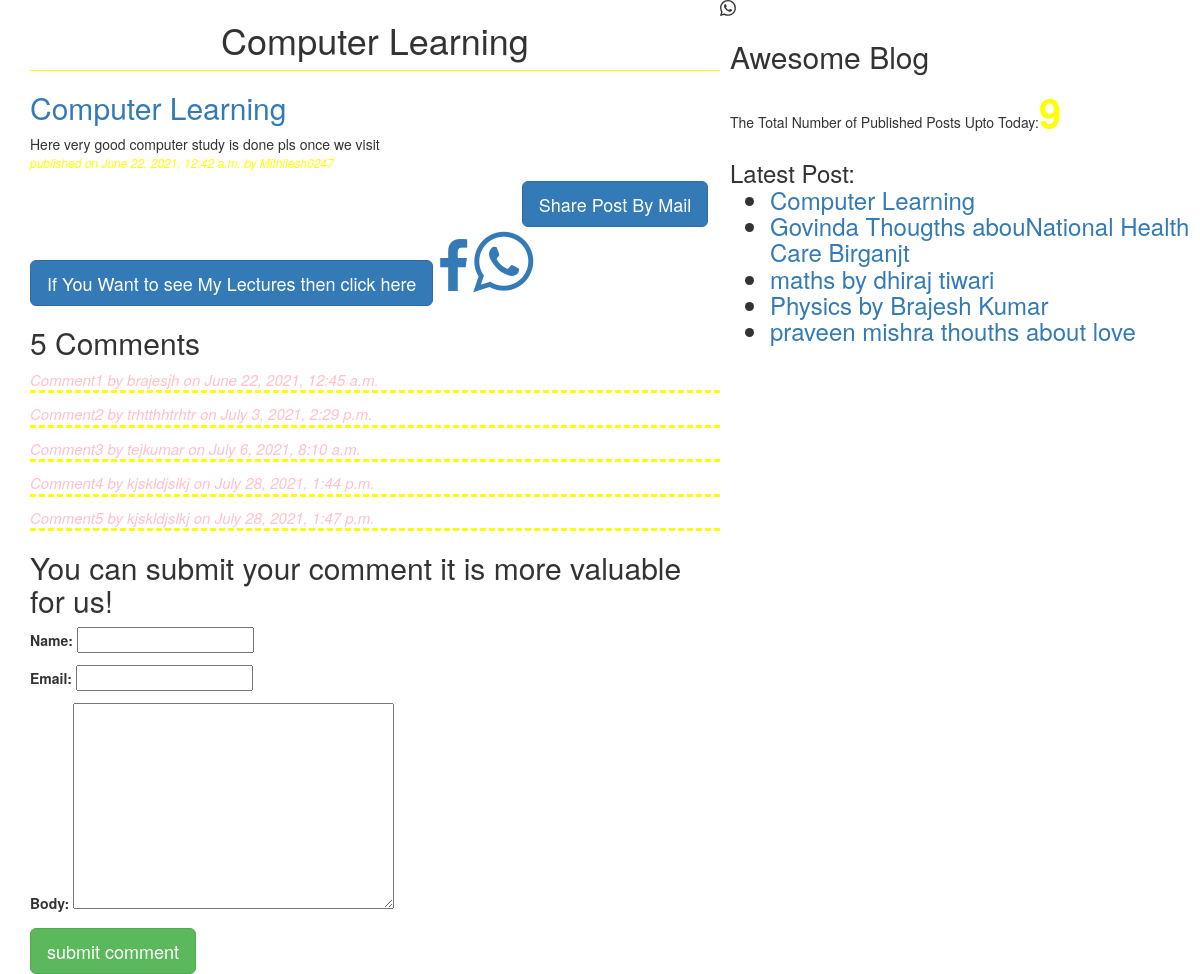
The app's page /2021/06/22/computer-learning/ with its own data.
### blogapp/models.py (models this page shows, shortened)
class Post(models.Model):
	STATUS_CHOICES=(('draft','Draft'),('published','Published'))
	title=models.CharField(max_length=256)
	slug=models.SlugField(max_length=264,unique_for_date='publish')
	author=models.ForeignKey(User,related_name='blog_posts',on_delete=models.CASCADE,)
	body=models.TextField()
	publish=models.DateTimeField(default=timezone.now)
	created=models.DateTimeField(auto_now_add=True)
	updated=models.DateTimeField(auto_now=True)
	status=models.CharField(max_length=10,choices=STATUS_CHOICES,default='draft')
	objects=CustomManager()
	tags=TaggableManager()
	class Meta:
		ordering=('-publish',)
	def get_absolute_url(self):
	    return reverse('post_detail',args=[self.publish.year,
	    self.publish.strftime('%m'),self.publish.strftime('%d'),self.slug])

class Comment(models.Model):
	post=models.ForeignKey(Post,related_name='comments',on_delete=models.CASCADE,)
	name=models.CharField(max_length=36)
	email=models.EmailField()
	body=models.TextField()
	created=models.DateTimeField(auto_now_add=True)
	updated=models.DateTimeField(auto_now=True)
	active=models.BooleanField(default=True)

### blogapp/views.py (the view)
def post_detail_view(request,year,month,day,post):
    post=get_object_or_404(Post,slug=post,
    	                        status='published',
    	                        publish__year=year,
    	                        publish__month=month,
    	                        publish__day=day)
    comments=post.comments.filter(active=True)
    csubmit=False
    if request.method=='POST':
    	form=CommentForm(request.POST)
    	if form.is_valid():
    		new_comment=form.save(commit=False)
    		new_comment.post=post
    		new_comment.save()
    		csubmit=True;
    else:
        form=CommentForm()
    return render(request,'detail.html',{'post':post,'form':form,
        'csubmit':csubmit,'comments':comments})

### blogapp/forms.py
class CommentForm(forms.ModelForm):
	class Meta:
		model=Comment
		fields=('name','email','body')

### blogapp/templatetags/blog_tags.py (called while the page is built)
@register.simple_tag
def total_posts():
	return  Post.objects.count()

@register.inclusion_tag('latestpost.html')
def show_latest_posts():
    latest_posts=Post.objects.order_by('-publish')[:5]
    return{'latest_posts':latest_posts}

### blogapp/templates/detail.html (shortened to what this page needs)
{%extends 'base.html'%}
{%block content%}
{%load static%}
<h1>{{post.title}}</h1>
<a href=""><h2>{{post.title}}</h2></a>
{{post.body}}
<p id="date">published on {{post.publish}} by {{post.author|title}}</p>
<div class="container" align="center">
	<a href="/{{post.id}}/share" class="btn btn-primary btn-lg" >Share Post By Mail</a>
</div>
<a href="https://www.youtube.com/channel/UCSHosDak3ESWIK1hT70GOJg/videos" class="btn btn-primary btn-lg">If You Want to see My Lectures then click here</a>
<a href="https://www.facebook.com/mithileshcspandey" class="fa fa-facebook fa-4x"></a>
<a href="https://api.whatsapp.com/send?phone=7903598027" class="fa fa-whatsapp fa-5x" aria-hidden="false"></a>
{% with comments.count as comments_count%}
<h2>{{comments_count}} Comment{{comments_count|pluralize}}</h2>
{%endwith%}
{% if comments %}
{%for comment in comments%}
<p id="ch">Comment{{forloop.counter}} by {{comment.name}} on {{comment.created}}</p>
{%endfor%}
{%else%}
<p>There are no Comments Yet|</p>
{%endif%}
{%if csubmit %}
<h2>Your comments added successfully</h2>
{%else%}
<h2> You can submit your comment it is more valuable for us!</h2>
<form method="POST">
	{{form.as_p}}
	<input type="submit" class="btn btn-success btn-lg" value="submit comment">
</form>
	{%endif%}
{%endblock%}

### blogapp/templates/latestpost.html
<ul>
	{%load static%}
	{% for post in latest_posts%}
	<li><a href="{{post.get_absolute_url}}">{{post.title}}</a></li>
	{%endfor%}
</ul>

### blogapp/static/blog.css (style rules this page uses)
h1 { text-align: center; border-bottom:1px solid yellow; padding-bottom:10px; }
#date { color: yellow; font-size: 12px; font-style: italic; }
#ch { color: pink; font-size:15px; font-style: italic; border-bottom:3px dashed yellow; }
body { background: url("https://www.zekardo.com/static/images_latest/banner-car.png"); background-repeat: no-repeat; background-size: auto; }

### records on screen
Post: title "Computer Learning", body "Here very good computer study is done pls once we visit", publish "June 22, 2021, 12:42 a.m.", author "Mithilesh0247"
Comment: name "brajesjh", created "June 22, 2021, 12:45 a.m."
Comment: name "trhtthhtrhtr", created "July 3, 2021, 2:29 p.m."
Comment: name "tejkumar", created "July 6, 2021, 8:10 a.m."
Comment: name "kjskldjslkj", created "July 28, 2021, 1:44 p.m."
Comment: name "kjskldjslkj", created "July 28, 2021, 1:47 p.m."
Post: title "Govinda Thougths abouNational Health Care Birganjt"
Post: title "maths by dhiraj tiwari"
Post: title "Physics by Brajesh Kumar"
Post: title "praveen mishra thouths about love"

### other values on screen
{{ comments_count }} "5"
